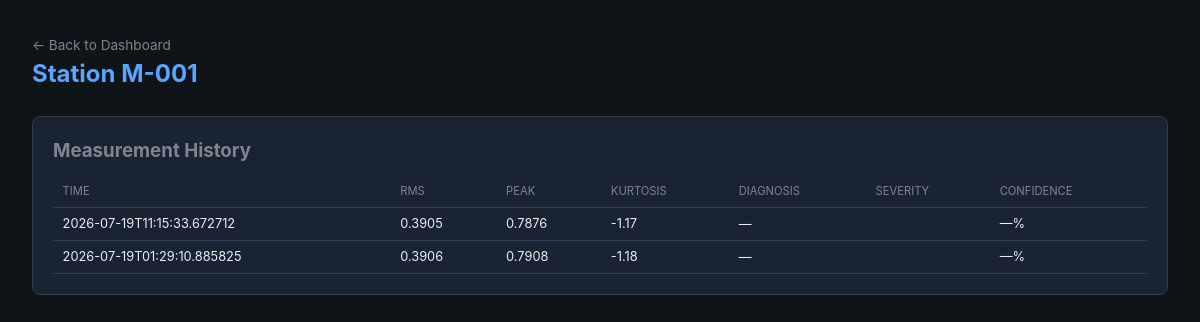
Page /station/M-001 on the committed database.
### tables this page shows
CREATE TABLE measurements (
    id INTEGER PRIMARY KEY AUTOINCREMENT,
    patrol_id INTEGER NOT NULL,
    station_id TEXT NOT NULL,
    measured_at TEXT NOT NULL,
    rms REAL,
    peak REAL,
    crest_factor REAL,
    kurtosis REAL,
    dominant_freq_hz REAL,
    energy_0_100 REAL,
    energy_100_500 REAL,
    energy_500_1000 REAL,
    energy_1000_2000 REAL,
    FOREIGN KEY (patrol_id) REFERENCES patrols(id)
);

### src/dashboard/app.py (the view)
@app.get("/station/{station_id}", response_class=HTMLResponse)
async def station_detail(request: Request, station_id: str):
    history = await db.get_station_history(station_id, 50)
    return templates.TemplateResponse(request, "station.html", context={
        "station_id": station_id,
        "history": history,
    })

### src/dashboard/templates/station.html (shortened to what this page needs)
<!DOCTYPE html>
<html lang="en">
<head>
</head>
<body>
    <a href="/" class="back">&larr; Back to Dashboard</a>
    <h1>Station {{ station_id }}</h1>
    <div class="card">
        <h3 style="color: var(--muted); margin-bottom: 0.75rem;">Measurement History</h3>
        {% if history %}
        <table>
            <thead>
                <tr>
                    <th>Time</th>
                    <th>RMS</th>
                    <th>Peak</th>
                    <th>Kurtosis</th>
                    <th>Diagnosis</th>
                    <th>Severity</th>
                    <th>Confidence</th>
                </tr>
            </thead>
            <tbody>
                {% for h in history %}
                <tr>
                    <td>{{ h.measured_at }}</td>
                    <td>{{ "%.4f"|format(h.rms) }}</td>
                    <td>{{ "%.4f"|format(h.peak) }}</td>
                    <td>{{ "%.2f"|format(h.kurtosis) }}</td>
                    <td>{{ h.fault_type or "—" }}</td>
                    <td>
                    </td>
                    <td>{{ "%.0f"|format(h.confidence * 100) if h.confidence else "—" }}%</td>
                </tr>
                {% endfor %}
            </tbody>
        </table>
        {% else %}
        <p class="empty">No measurements recorded for this station yet.</p>
        {% endif %}
    </div>
</body>
</html>

### src/dashboard/templates/station.html (style rules this page uses)
:root { --bg: #0f1419; --surface: #1a2332; --border: #2d3f52; --text: #e6edf3; --muted: #7d8590; --green: #3fb950; --yellow: #d29922; --red: #f85149; --blue: #58a6ff; }
* { box-sizing: border-box; margin: 0; padding: 0; }
body { font-family: -apple-system, BlinkMacSystemFont, 'Segoe UI', monospace; background: var(--bg); color: var(--text); padding: 2rem; line-height: 1.5; }
h1 { color: var(--blue); margin-bottom: 0.25rem; font-size: 1.5rem; }
.back { color: var(--muted); text-decoration: none; font-size: 0.85rem; }
.card { background: var(--surface); border: 1px solid var(--border); border-radius: 8px; padding: 1.25rem; margin-top: 1.5rem; }
table { width: 100%; border-collapse: collapse; }
th, td { text-align: left; padding: 0.4rem 0.6rem; border-bottom: 1px solid var(--border); font-size: 0.8rem; }
th { color: var(--muted); font-weight: normal; text-transform: uppercase; font-size: 0.7rem; }

### rows in the picture
measurements: measured_at "2026-07-19T11:15:33.672712", rms "0.3905", peak "0.7876", kurtosis "-1.17", fault_type "—", confidence "—"
measurements: measured_at "2026-07-19T01:29:10.885825", rms "0.3906", peak "0.7908", kurtosis "-1.18", fault_type "—", confidence "—"

### other values in the picture
{{ station_id }} "M-001"
